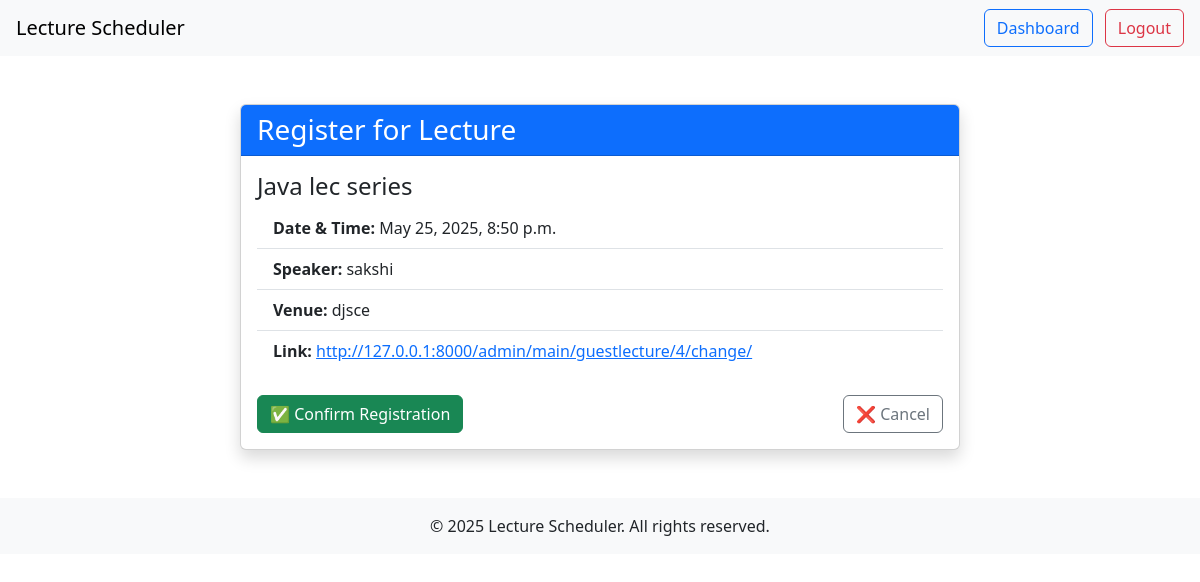
/register/5/ (signed in), run on the app's committed database.
### main/models.py (models this page shows)
class GuestLecture(models.Model):
    title = models.CharField(max_length=200)
    datetime = models.DateTimeField()
    venue = models.CharField(max_length=200)
    link = models.URLField(blank=True)
    speaker_name = models.CharField(max_length=255, default='Unknown Speaker')
    status = models.CharField(max_length=20, choices=[('scheduled', 'Scheduled'), ('completed', 'Completed'), ('canceled', 'Canceled')])

### main/views.py (the view, shortened to what this page needs)
# urls.py: path('register/', views.user_register, name='user_register'),
@login_required
def register(request, lecture_id):
    if request.user.role != 'student':
        return redirect('access_denied')
    lecture = get_object_or_404(GuestLecture, id=lecture_id)
    registered = Registration.objects.filter(student=request.user, lecture=lecture).exists()
    return render(request, 'main/register_lecture.html', {'lecture': lecture, 'registered': registered})

### main/templates/main/register_lecture.html (shortened to what this page needs)
{% extends 'base.html' %}
{% block content %}
<div class="container mt-5">
    <div class="row justify-content-center">
        <div class="col-md-8">
            <div class="card shadow">
                <div class="card-header bg-primary text-white">
                    <h3 class="mb-0">Register for Lecture</h3>
                </div>
                <div class="card-body">
                    <h4 class="card-title">{{ lecture.title }}</h4>
                    <ul class="list-group list-group-flush mb-4">
                        <li class="list-group-item"><strong>Date & Time:</strong> {{ lecture.datetime }}</li>
                        <li class="list-group-item"><strong>Speaker:</strong> {{ lecture.speaker_name }}</li>
                        <li class="list-group-item"><strong>Venue:</strong> {{ lecture.venue }}</li>
                        <li class="list-group-item"><strong>Link:</strong> <a href="{{ lecture.link }}" target="_blank">{{ lecture.link }}</a></li>
                    </ul>
                    <form method="post">
                        <div class="d-flex justify-content-between">
                            <button type="submit" class="btn btn-success">✅ Confirm Registration</button>
                            <a href="{% url 'student_dashboard' %}" class="btn btn-outline-secondary">❌ Cancel</a>
                        </div>
                    </form>
                </div>
            </div>
        </div>
    </div>
</div>
{% endblock %}

### data on the page
GuestLecture: title "Java lec series", datetime "May 25, 2025, 8:50 p.m.", speaker_name "sakshi", venue "djsce", link "http://127.0.0.1:8000/admin/main/guestlecture/4/change/"
